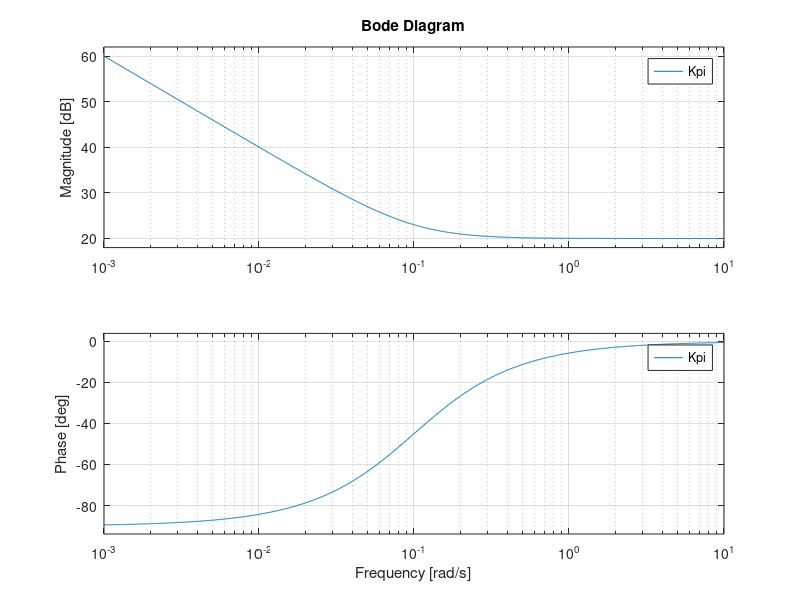

MATLAB code to generate this figure:

z = 10;
p = 1;
k=1;

m=1;
b=5;

K = k*tf([1 z],[1 p]);
G = tf([1],[m b 0]);
Kpi = tf([10 1],[1 0]);
rlocus(G*Kpi);

bode(Kpi)
